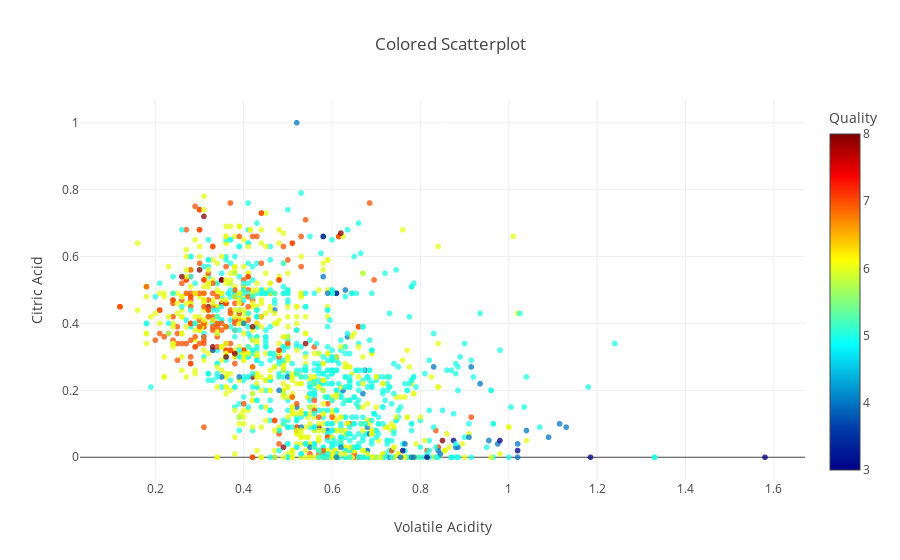

Notebook code for this chart:
### Code cell
dataPoints = go.Scattergl(
    x=df2['volatile acidity'],
    y=df2['citric acid'],
    mode='markers',
    marker=dict(
        opacity=0.75,
        color=df2.quality,
        showscale=True,
        colorscale='Jet',
        colorbar=dict(
            title='Quality'
        ),
    ),
    name='Data points'
)

data=[dataPoints]

layout = go.Layout(
    title='Colored Scatterplot',
    xaxis=dict(
        title='volatile acidity'.title()
    ),
    yaxis=dict(
        title='citric acid'.title()
    ),
    #showlegend=True
)

figure = go.Figure(data=data, layout=layout)

iplot(figure)

### Figure 1 — Plotly figure (JSON) as saved in the notebook; plotly's stock layout.template omitted (floating-point values rounded to 4 significant figures; data arrays with more than 128 entries replaced by an {"elided": "..."} marker saying what was removed)
{"data": [{"marker": {"color": {"elided": "1599 int values"}, "colorbar": {"title": "Quality"}, "colorscale": "Jet", "opacity": 0.75, "showscale": true}, "mode": "markers", "name": "Data points", "type": "scattergl", "uid": "d155db3c-1535-4185-a493-f5cf43586849", "x": {"elided": "1599 float values"}, "y": {"elided": "1599 float values"}}], "layout": {"title": "Colored Scatterplot", "xaxis": {"title": "Volatile Acidity"}, "yaxis": {"title": "Citric Acid"}}}
